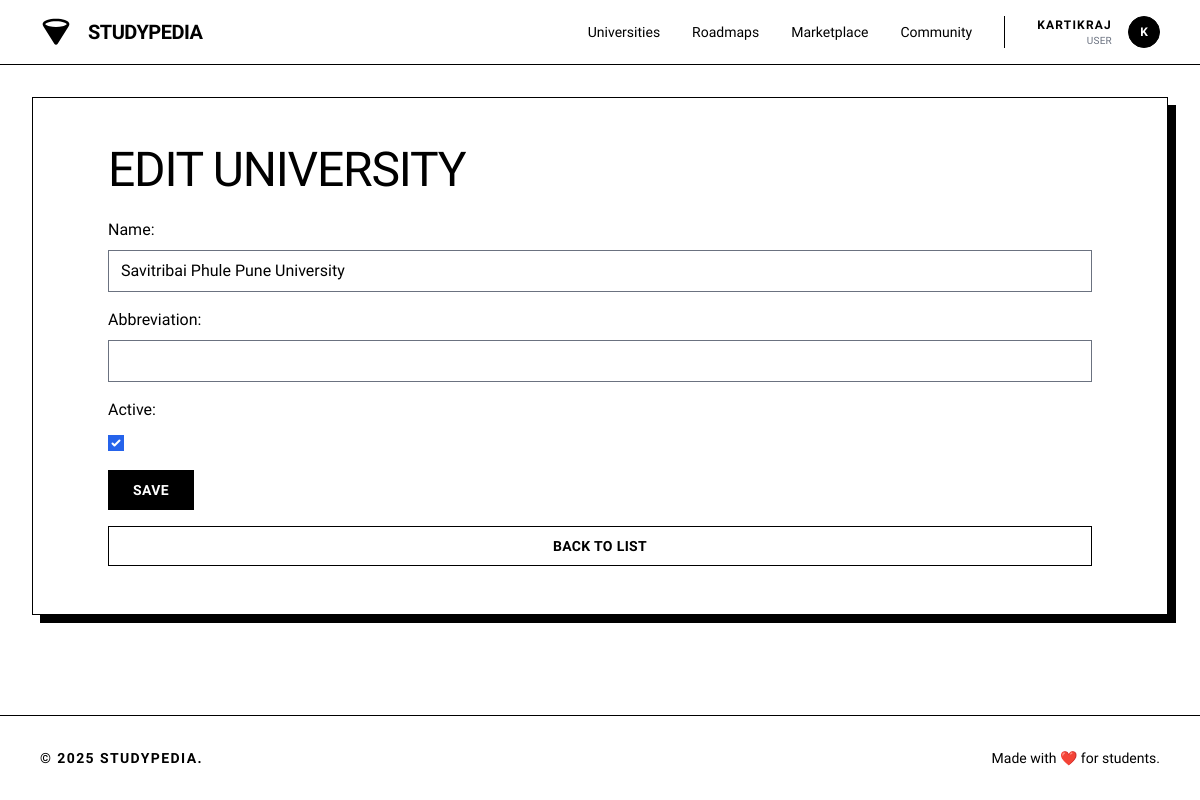
Page /university/universities/1/update/ (signed in) on the committed database.
### accounts/models.py (models this page shows, shortened)
class User(AbstractUser):
    ROLE_CHOICES = (
        ('user', 'User'),
        ('staff', 'Staff'),
        ('admin', 'Admin'),
    )
    role = models.CharField(max_length=20, choices=ROLE_CHOICES, default='user')
    college = models.CharField(max_length=200, blank=True)
    year_of_study = models.PositiveIntegerField(null=True, blank=True)
    location = models.CharField(max_length=100, blank=True)
    phone = models.CharField(max_length=15, blank=True)
    profile_picture = models.ImageField(upload_to='profiles/', null=True, blank=True)
    bio = models.TextField(max_length=500, blank=True)
    credits = models.PositiveIntegerField(default=0)
    wallet_balance = models.DecimalField(max_digits=8, decimal_places=2, default=0.00)
    followers = models.ManyToManyField('self', through='Follow', related_name='following', symmetrical=False)
    created_at = models.DateTimeField(auto_now_add=True)
    updated_at = models.DateTimeField(auto_now=True)
    class Meta:
        indexes = [
            models.Index(fields=['username']),
            models.Index(fields=['created_at']),
        ]

### university/models.py (models this page shows, shortened)
class University(models.Model):
    name = models.CharField(max_length=255)
    abbreviation = models.CharField(max_length=10, null=True, blank=True)
    is_active = models.BooleanField(default=True)
    created_at = models.DateTimeField(auto_now_add=True)
    updated_at = models.DateTimeField(auto_now=True)
    class Meta:
        ordering = ['name']

### accounts/views.py (the view, shortened to what this page needs)
    def wrapper(request, *args, **kwargs):
        if request.user.is_authenticated:
            return view_func(request, *args, **kwargs)

### accounts/views.py (called while the page is built, shortened)
def is_staff(user):
    return user.is_staff

def jwt_auth(view_func):
    def wrapper(request, *args, **kwargs):
        if request.user.is_authenticated:
            return view_func(request, *args, **kwargs)
    return wrapper

### university/views.py (called while the page is built)
@jwt_auth
@user_passes_test(is_staff)
def university_update(request, pk):
    university = get_object_or_404(University, pk=pk)
    if request.method == 'POST':
        serializer = UniversitySerializer(university, data=request.POST)
        if serializer.is_valid():
            serializer.save()
            messages.success(request, 'University updated successfully.')
            return redirect('university:university_list')
        else:
            messages.error(request, 'Error updating university. Please check your details.')
            errors = serializer.errors
    else:
        serializer = UniversitySerializer(university)
        errors = {}
    return render(request, 'university/university_form.html', {
        'serializer': serializer,
        'errors': errors
    })

### university/templates/university/university_form.html (shortened to what this page needs)
{% extends 'base.html' %}
{% block content %}
<div class="max-w-[1440px] mx-auto w-full px-4 md:px-8 py-8"><div class="bg-white border border-black p-8 md:p-12 shadow-[8px_8px_0px_0px_rgba(0,0,0,1)]">
  <div class="container">
    <h1 class="text-black tracking-tight text-3xl md:text-5xl font-light font-display uppercase mb-6" >{% if serializer.instance %}Edit University{% else %}Create University{% endif %}</h1>
    <form method="post" class="form-group">
      <div class="form-group">
        <label for="id_name">Name:</label>
        <input type="text" name="name" id="id_name" value="{{ serializer.data.name|default:'' }}" required>
      </div>
      <div class="form-group">
        <label for="id_abbreviation">Abbreviation:</label>
        <input type="text" name="abbreviation" id="id_abbreviation" value="{{ serializer.data.abbreviation|default:'' }}">
      </div>
      <div class="form-group">
        <label for="id_is_active">Active:</label>
        <input type="checkbox" name="is_active" id="id_is_active" {% if serializer.data.is_active|default:True %}checked{% endif %}>
      </div>
      <button type="submit" class="flex min-w-[84px] cursor-pointer items-center justify-center border border-black bg-black text-white hover:bg-white hover:text-black transition-colors h-10 px-6 text-sm font-bold uppercase tracking-wide">Save</button>
    </form>
    <a href="{% url 'university:university_list' %}" class="flex min-w-[84px] cursor-pointer items-center justify-center border border-black hover:bg-black hover:text-white transition-colors h-10 px-6 text-black text-sm font-bold uppercase tracking-wide">Back to List</a>
  </div>
</div></div>
{% endblock %}

### templates/navbar.html (shortened to what this page needs)
<header class="flex items-center justify-between whitespace-nowrap border-b border-black px-10 py-4 sticky top-0 z-50 bg-white">
<div class="flex items-center gap-4">
<a href="{% url 'core:home' %}" class="flex items-center gap-4">
<div class="size-8 text-black">
</div>
<h2 class="text-black text-xl font-bold tracking-tight uppercase">Studypedia</h2>
</a>
</div>
<nav class="hidden md:flex flex-1 justify-end gap-8 items-center">
<div class="flex items-center gap-8">
<a class="text-black hover:underline underline-offset-4 transition-all text-sm font-medium" href="{% url 'university:university_list' %}">Universities</a>
<a class="text-black hover:underline underline-offset-4 transition-all text-sm font-medium" href="{% url 'roadmaps:roadmap_list' %}">Roadmaps</a>
<a class="text-black hover:underline underline-offset-4 transition-all text-sm font-medium" href="{% url 'ecommerce:marketplace' %}">Marketplace</a>
<a class="text-black hover:underline underline-offset-4 transition-all text-sm font-medium" href="{% url 'social:social' %}">Community</a>
</div>
{% if user.is_authenticated %}
<div class="flex items-center gap-4 border-l border-black pl-8">
    <div class="flex flex-col text-right">
        <span class="text-xs font-bold uppercase tracking-widest text-black">
            {% if user.first_name %}{{ user.first_name }} {{ user.last_name }}{% else %}{{ user.username }}{% endif %}
        </span>
        <span class="text-[10px] text-gray-500 uppercase tracking-wide">
            {% if user.role %}{{ user.get_role_display }}{% else %}Student{% endif %}
        </span>
    </div>
    <div class="relative group">
        <a href="{% url 'accounts:profile' %}" class="block size-8 bg-black rounded-full overflow-hidden border border-black cursor-pointer">
            {% if user.avatar %}
                <img alt="User Avatar" class="w-full h-full object-cover grayscale" src="{{ user.avatar.url }}"/>
            {% else %}
                <div class="w-full h-full flex items-center justify-center text-white text-xs font-bold">{{ user.username|make_list|first|upper }}</div>
            {% endif %}
        </a>
    </div>
</div>
{% endif %}
</nav>
</header>

### static/css/style.css (style rules this page uses)
:root { --bg-color: #ffffff; --text-color: #000000; --accent-color: #000000; --border-color: #999999; --hover-color: #f5f5f5; --shadow: 0 2px 4px rgba(0, 0, 0, 0.1); --primary-color: #000000; --secondary-color: #666666; }
* { margin: 0; padding: 0; box-sizing: border-box; }
body { font-family: 'Inter', -apple-system, BlinkMacSystemFont, sans-serif; background: var(--bg-color); color: var(--text-color); line-height: 1.6; padding-bottom: 70px; }
.container { max-width: 1200px; margin: 0 auto; padding: 0 20px; }
header { border-bottom: 1px solid var(--border-color); padding: 0.75rem 0; position: sticky; top: 0; background: var(--bg-color); z-index: 100; }
nav { display: flex; justify-content: space-between; align-items: center; }
@media (min-width: 769px) { body { padding-bottom: 0; } }
.form-group { margin-bottom: 1rem; }
label { display: block; margin-bottom: 0.5rem; font-weight: 500; }
input, select, textarea { width: 100%; padding: 8px 12px; border: 1px solid var(--border-color); border-radius: 4px; font-size: 1rem; background: var(--bg-color); color: var(--text-color); }

### rows in the picture
User: username "KARTIKRAJ", role "USER", username|make_list "K"
University: name "Savitribai Phule Pune University"
